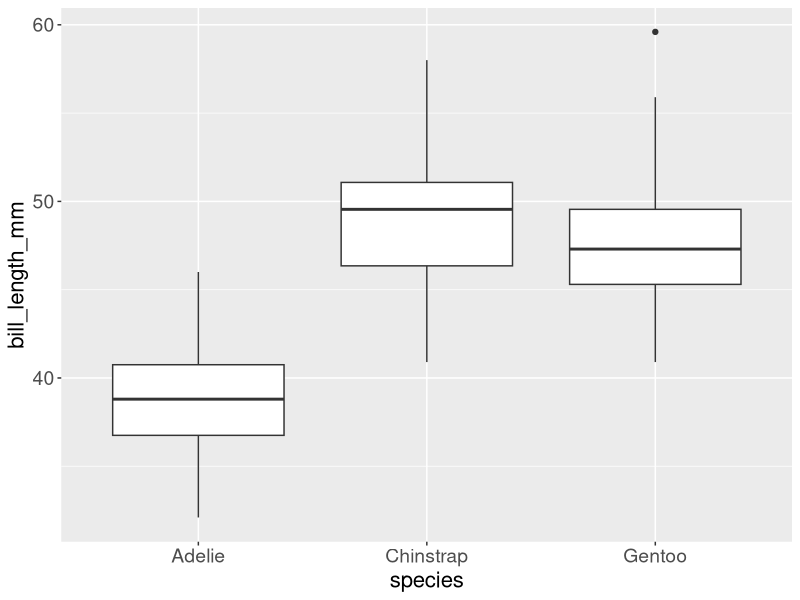

The R script that drew this image:

            library(ggplot2)
            library(palmerpenguins)
            built_answer <- tryCatch(
                {
                    set.seed(42)
                    ggplot(penguins, aes(x = species, y = bill_length_mm)) + geom_boxplot() + theme(axis.text = element_text(size = 14), axis.title = element_text(size = 16))
                    suppressWarnings(
                        if (!file.exists("/sandbox/figures/bill-length_species_boxplot_font_size_axis_answer.png")) {
                            ggsave(
                                width = 3,
                                height = 3,
                                "/sandbox/figures/bill-length_species_boxplot_font_size_axis_answer.png"
                            )
                        }
                    )
                    suppressWarnings(
                        ggplot_build(last_plot())
                    )
                },
                error = function(e) {
                    'ERROR'
                }
            )
            built_submission <- tryCatch(
                {
                    set.seed(42)
                    library(ggplot2)

ggplot(penguins, aes(x = species, y = bill_length_mm)) +
  geom_boxplot() +
  theme(axis.text = 14, axis.title = 16)
                    suppressWarnings(
                        ggsave(
                            width = 3,
                            height = 3,
                            "figures/bill-length_species_boxplot_font_size_axis_submission_gemma.png"
                        )
                    )
                    suppressWarnings(
                        ggplot_build(last_plot())
                    )
                },
                error = function(e) {
                    'ERROR'
                }
            )
            cat(isTRUE(all.equal(built_answer, built_submission)))
        
